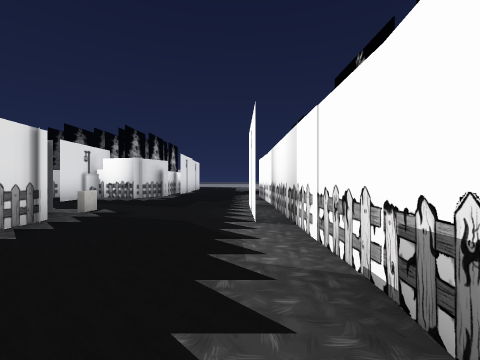
[1] (above)

16 first-person views from a walk through a 3-D level made in the Unity game engine. The camera is 1.2 m above the floor, looks level and sees 90° across. The floor is counted in squares, 2.05 m on a side. Each view is taken from the middle of a square. On the plan, view 1 faces up. The plan holds only what a view shows up to about 9 squares ahead; the rest is blank. The place goes on beyond the plan. The player character is not drawn. Some surface patterns are stand-ins.

[2]
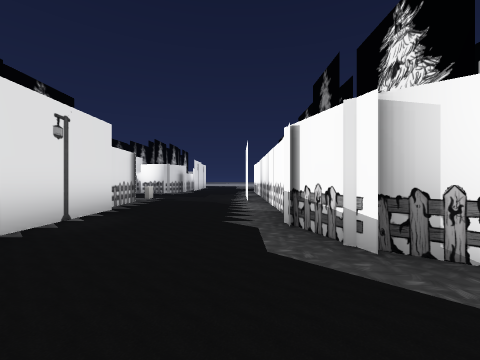

[3]
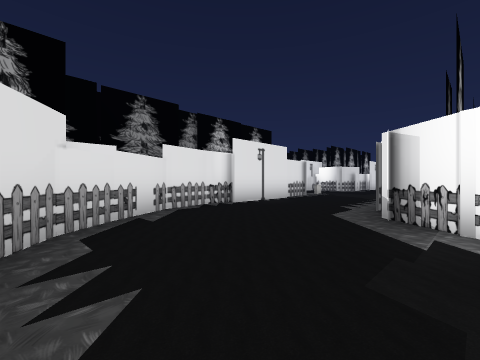

[4]
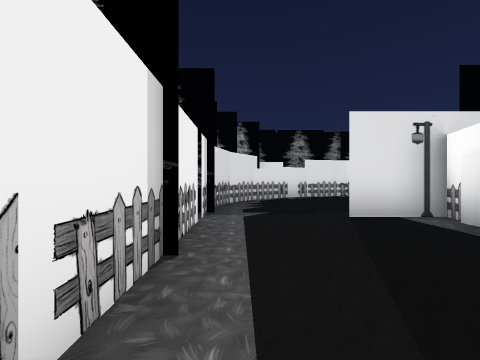

[5]
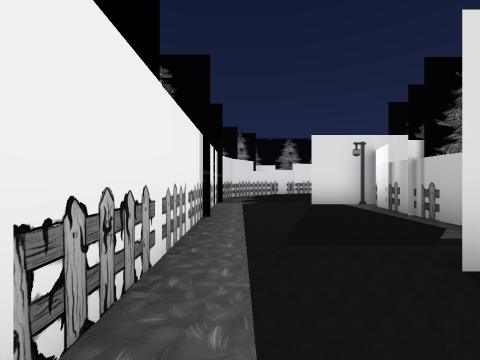

[6]
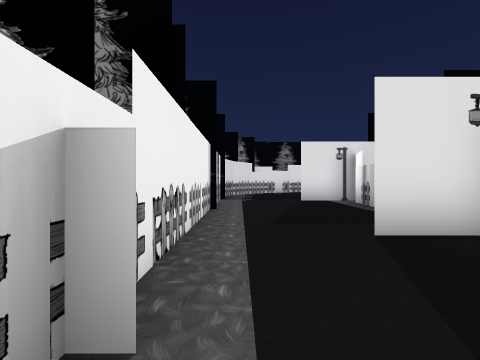

[7]
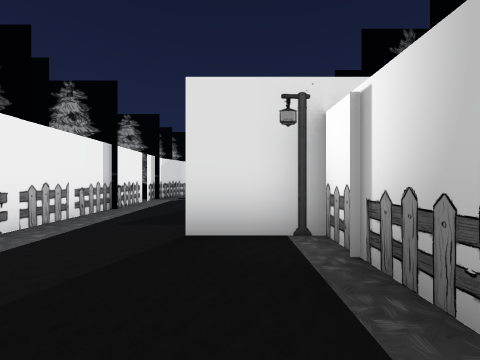

[8]
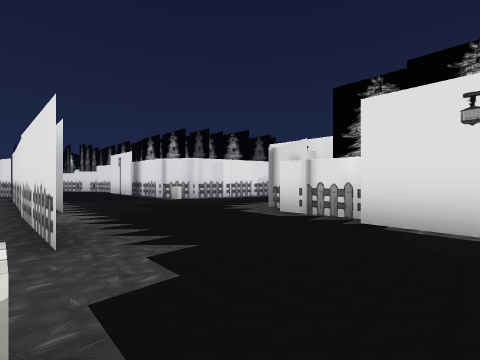

[9]
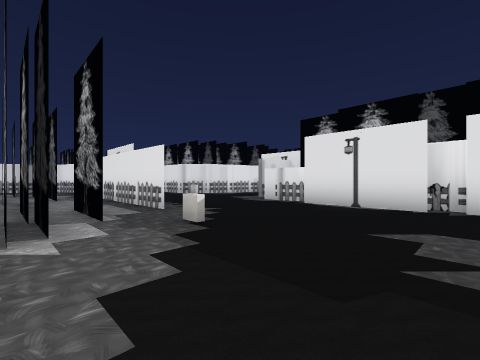

[10]
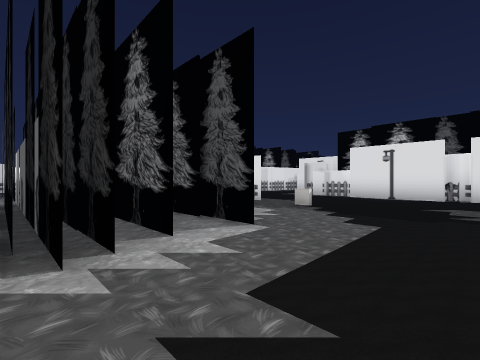

[11]
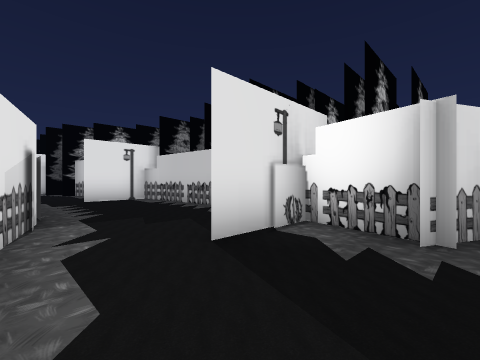

[12]
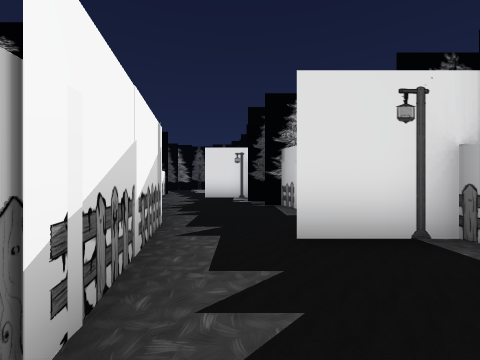

[13]
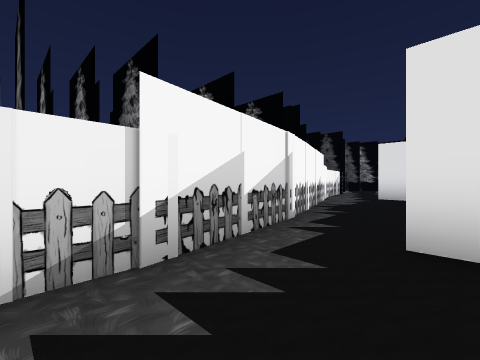

[14]
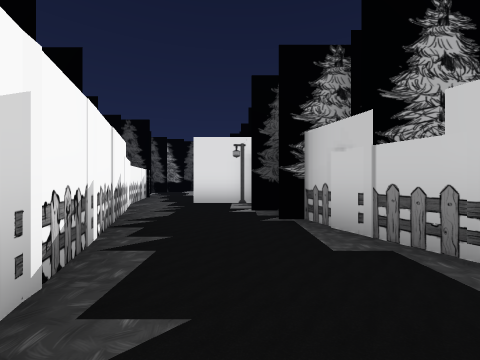

[15]
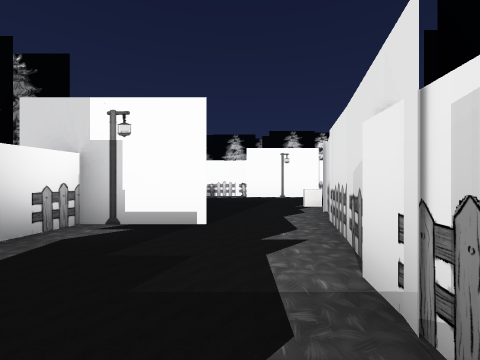

[16]
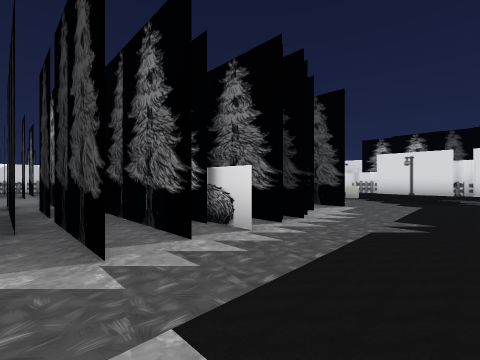

### Floor plan
Points are (right, up) in squares from view 1. A wall is a line through its corners. A room is listed if a view was taken in it or the views show most of it. See-through windows are left out.
Room 1 (views 1, 2, 3, 4, 5, 6, 7, 8, 9, 10, 11, 16)
walls: (0.2, 3.2) (0.2, 5.8); (-2.6, 9) (-3.3, 7.8) (-5.8, 8.4); (-2.8, 9.8) (-2.7, 8.3); (0.8, 1.2) (0.7, 8.2); (-4.7, 4.7) (-3.5, 4.4) (-2.8, 3.4) (-2.8, 2); (-2.5, 1.8) (-2.5, -0.8); (-4.8, 8.1) (-4.8, 6.4); (3.6, 11) (3.6, 9); (4.7, 10.8) (4.7, 8.9); (-2.5, 12.4) (-2.5, 9.8); (-2.6, -0.5) (-2.6, -1.5); (1.1, -1.2) (0.6, 0.2) (0.8, 1.5); (-2.9, 13) (-2.9, 12.2); (2, -1.6) (0.9, -0.8); (-2.7, -1.5) (-2.5, -2.6) (-1.6, -3.9); (3.3, -2.1) (2.2, -1.7) (2.2, -3.4); (4.3, -2.1) (2.7, -2); (7.7, 11) (7.7, 9.1); (5, -2.1) (4.1, -2.1); (8.5, 11.1) (8.5, 9.1); (-1.7, -3.8) (-1.1, -4.6); (-1.2, -4.5) (-0.2, -5.2) (1.1, -5.6); (8.1, -2.1) (6.5, -2.1) (6.5, -3.6); (1.7, -5.4) (1.7, -6); (1, -5.6) (2.4, -5.6); (2.6, -5.6) (8.5, -5.6)
ways out: opening at (-5, 6) to room 2
objects: other object (-3, 4); other object (1, 10)
Room 2 (views 12, 13, 15)
walls: (-7.1, 5.3) (-4.7, 4.7); (-8.1, 5.4) (-6.5, 5.2); (-9, 5.4) (-8, 5.4); (-4.8, 6.4) (-4.8, 8.1); (-7.3, 8.5) (-9.7, 8.3); (-9.7, 8.4) (-10.4, 8.2) (-10.4, 6.5)
ways out: opening at (-5, 6) to room 1; opening at (-10, 6) to room 3
Room 3 (view 14)
walls: (-11.3, 4.9) (-8.6, 5.4); (-12.1, 4.6) (-10.9, 5); (-11.6, 7.7) (-13, 7.1); (-13.6, 7) (-13.6, 6.5)
ways out: opening at (-10, 6) to room 2; opening at (-13, 6) to room 4
Room 4 (no view inside)
walls: (-14.6, 6.8) (-14.6, 6.1); (-12.4, 7.3) (-13.6, 7); (-16.1, 6.4) (-16.1, 4.8); (-15.8, 3.5) (-12.1, 4.6)
ways out: opening at (-13, 6) to room 3

Positions as (right, up) in squares from view 1, and headings:
1: (0, 0), facing up
2: (0, -3), facing up
3: (2, -5), facing up-left
4: (6, -5), facing left
5: (8, -5), facing left
6: (9, -5), facing left
7: (9, -3), facing left
8: (1, 11), facing down-left
9: (3, 13), facing down-left
10: (6, 13), facing down-left
11: (-3, 5), facing up-left
12: (-8, 6), facing left
13: (-8, 7), facing down-left
14: (-10, 6), facing left
15: (-8, 6), facing right
16: (9, 13), facing down-left
